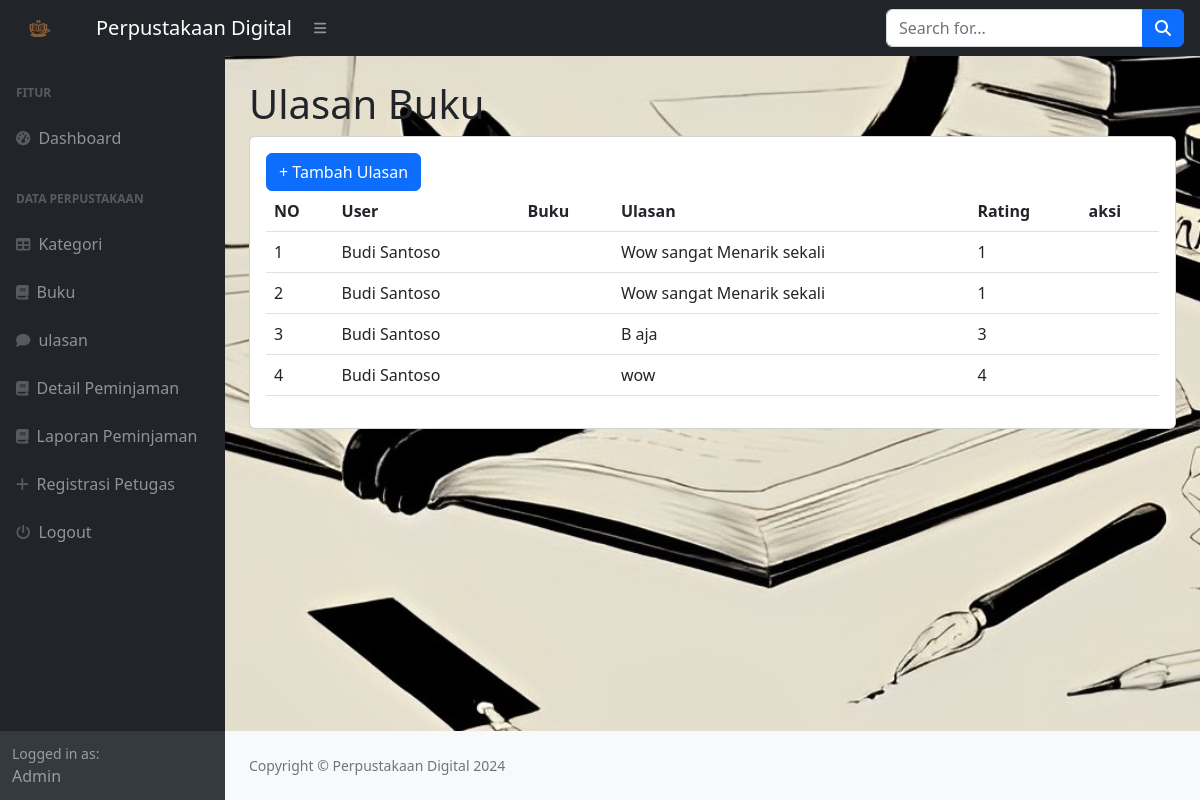
The page /index.php?page=ulasan (signed in) on the database its author committed.
### tables this page shows
CREATE TABLE `ulasan` (
  `id_ulasan` int(11) NOT NULL,
  `id_user` int(11) DEFAULT NULL,
  `id_buku` int(11) DEFAULT NULL,
  `ulasan` text DEFAULT NULL,
  `rating` int(11) DEFAULT NULL
);

CREATE TABLE `user` (
  `id_user` int(11) NOT NULL,
  `nama` varchar(255) DEFAULT NULL,
  `username` varchar(255) DEFAULT NULL,
  `password` varchar(255) DEFAULT NULL,
  `email` varchar(255) DEFAULT NULL,
  `alamat` text DEFAULT NULL,
  `no_telp` varchar(255) DEFAULT NULL,
  `level` enum('admin','petugas','peminjam') DEFAULT NULL
);

### ulasan.php (the view, shortened to what this page needs)
<h1 class="mt-4">Ulasan Buku</h1>
<div class="card">
    <div class="card-body">
        <div class="row">
        <div class="col-md-12">
            <a href="?page=ulasan_tambah" class="btn btn-primary">+ Tambah Ulasan</a>
            <table class="table " id="dataTable" width="100%" collspacing="0">
                <tr>
                    <th>NO</th>
                    <th>User</th>
                    <th>Buku</th>
                    <th>Ulasan</th>
                    <th>Rating</th>
                    <th>aksi</th>
                </tr>
                <?php
                $i = 1;
                    $query = mysqli_query($koneksi, "SELECT*FROM ulasan LEFT JOIN user on user.id_user = ulasan.id_user LEFT JOIN buku on buku.id_buku = ulasan.id_buku");
                    while($data = mysqli_fetch_array($query)){
                        ?>
                        <tr>
                            <td><?php echo $i++; ?></td>
                            <td><?php echo $data['nama']; ?></td>
                            <td><?php echo $data['judul']; ?></td>
                            <td><?php echo $data['ulasan']; ?></td>
                            <td><?php echo $data['rating']; ?></td>
                            <td>
                            </td>
                            <?php
                            }?>
                        </tr>
            </table>
        </div>
        </div>
    </div>
</div>

### rows shown on the page
ulasan: id_user.nama "Budi Santoso", ulasan "Wow sangat Menarik sekali", rating "1"
ulasan: id_user.nama "Budi Santoso", ulasan "Wow sangat Menarik sekali", rating "1"
ulasan: id_user.nama "Budi Santoso", ulasan "B aja", rating "3"
ulasan: id_user.nama "Budi Santoso", ulasan "wow", rating "4"

### other values the page prints
$_SESSION['nama'] "Admin"
